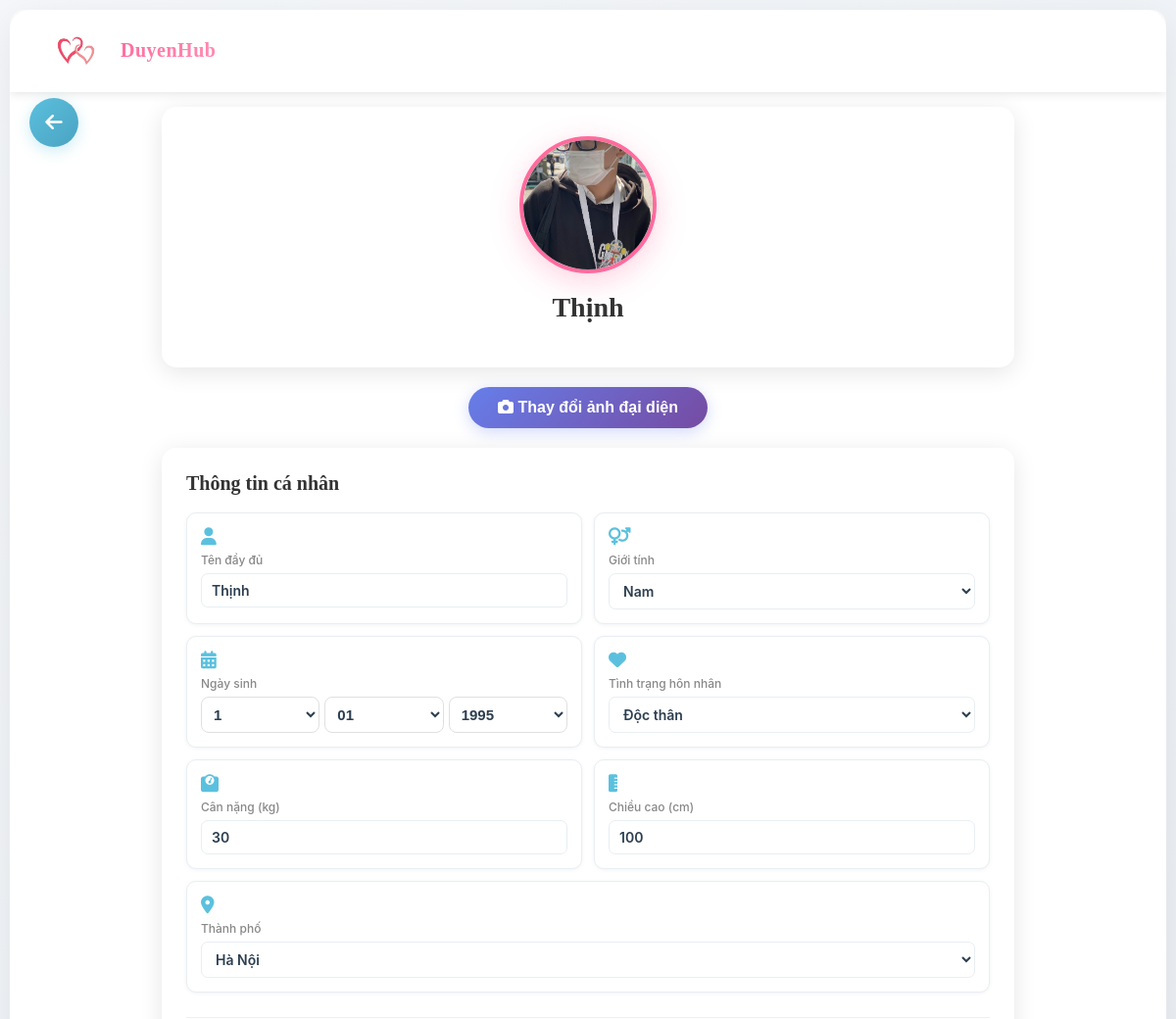
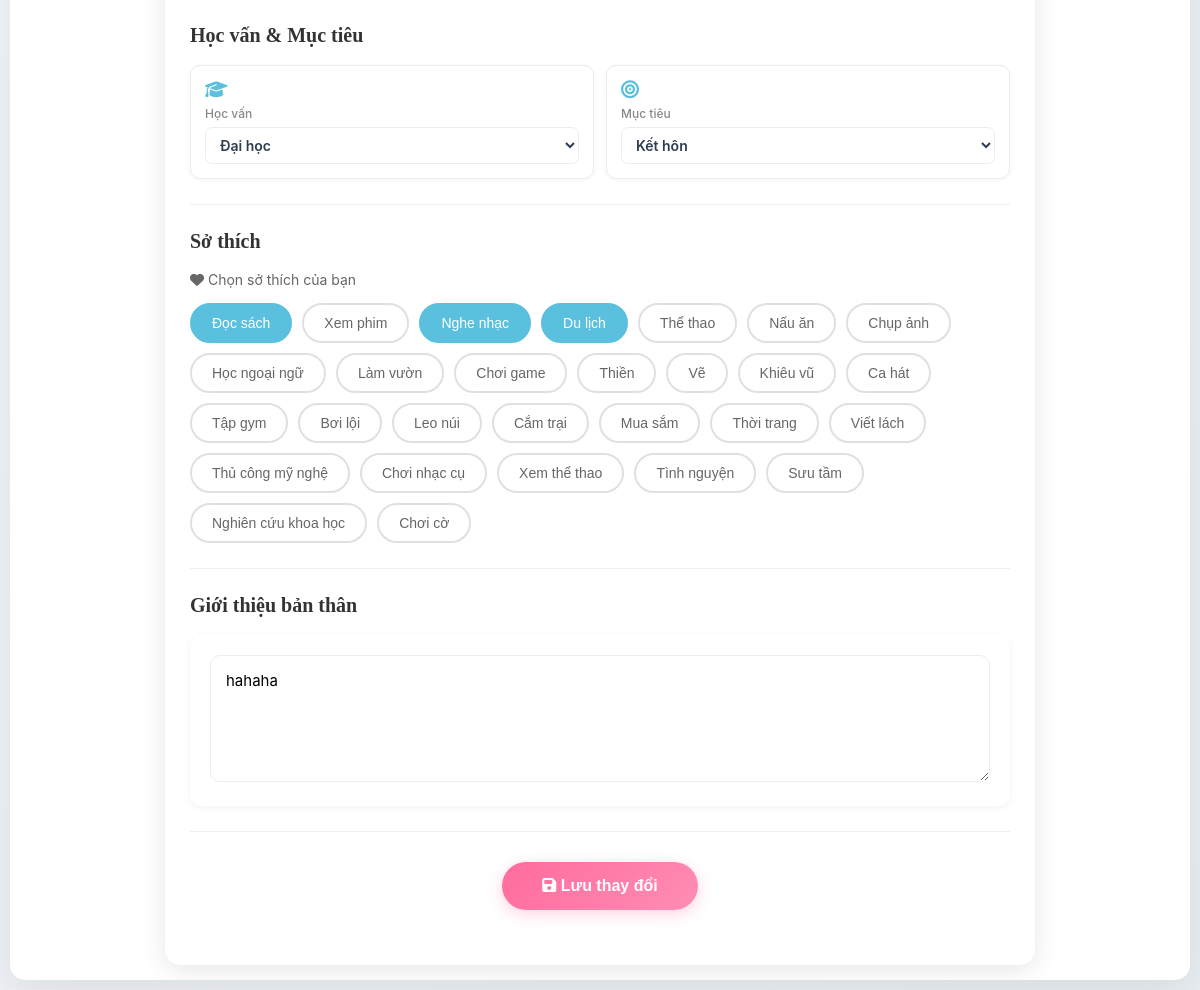
Page /views/hoso/chinhsua.php (signed in) on the committed database (2 pictures, top to bottom).
### tables this page shows
CREATE TABLE `hoso` (
  `maHoSo` int(11) NOT NULL,
  `maNguoiDung` int(11) DEFAULT NULL,
  `ten` varchar(100) DEFAULT NULL,
  `ngaySinh` date DEFAULT NULL,
  `gioiTinh` enum('Nam','Nữ','Khac') DEFAULT NULL,
  `tinhTrangHonNhan` varchar(50) DEFAULT NULL,
  `canNang` float DEFAULT NULL,
  `chieuCao` float DEFAULT NULL,
  `mucTieuPhatTrien` text DEFAULT NULL,
  `hocVan` varchar(100) DEFAULT NULL,
  `noiSong` varchar(100) DEFAULT NULL,
  `soThich` text DEFAULT NULL,
  `moTa` text DEFAULT NULL,
  `avt` varchar(255) DEFAULT NULL
);

### models/mProfile.php (called while the page is built, shortened)
<?php
require_once 'mDbconnect.php';
class Profile {
    private $conn;
    public function __construct() {
        $db = clsConnect::getInstance();
        $this->conn = $db->connect();
    }
    public function getProfile($userId) {
        $stmt = $this->conn->prepare("SELECT * FROM HoSo WHERE maNguoiDung = ?");
        $stmt->bind_param("i", $userId);
        $stmt->execute();
        $result = $stmt->get_result();
        return $result->fetch_assoc();
    }
}
?>

### models/mDbconnect.php (called while the page is built, shortened)
<?php
class clsConnect {
    private static $instance = null;
    private static $connection = null;
    public static function getInstance() {
        if (self::$instance === null) {
            self::$instance = new self();
        }
        return self::$instance;
    }
    public function connect() {
        if (self::$connection === null || !self::$connection->ping()) {
            $host = "localhost";
            $user = "root";
            $pass = "";
            $db = "webhenho";
            self::$connection = new mysqli($host, $user, $pass, $db);
            self::$connection->set_charset("utf8mb4");
        }
        return self::$connection;
    }
    public static function closeConnection() {
        if (self::$connection !== null) {
            self::$connection = null;
        }
    }
}
?>

### models/mSession.php (called while the page is built, shortened)
<?php
class Session {
    public static function getUserId() {
        return isset($_SESSION['user_id']) ? $_SESSION['user_id'] : null;
    }
}
?>

### views/hoso/chinhsua.php (the view, shortened to what this page needs)
<?php
require_once '../../models/mSession.php';
require_once '../../models/mProfile.php';
$currentUserId = Session::getUserId();
$profileModel = new Profile();
$profile = $profileModel->getProfile($currentUserId);
$birthDate = explode('-', $profile['ngaySinh']);
$birthYear = $birthDate[0];
$birthMonth = $birthDate[1];
$birthDay = $birthDate[2];
$interests = !empty($profile['soThich']) ? explode(', ', $profile['soThich']) : [];
$avatarSrc = !empty($profile['avt']) ? '../../' . htmlspecialchars($profile['avt']) : 'https://i.pravatar.cc/300';
?>
<!DOCTYPE html>
<html lang="vi">
<head>
    <link rel="stylesheet" href="../../public/css/profile.css">
    <link rel="stylesheet" href="https://cdnjs.cloudflare.com/ajax/libs/font-awesome/6.4.0/css/all.min.css">
</head>
<body>
    <div class="page-wrapper">
        <header class="profile-header">
            <a href="../trangchu/index.php" class="logo">
                <img src="../../public/img/logo.jpg" alt="DuyenHub">
                <span class="logo-text">DuyenHub</span>
            </a>
        </header>
        <div class="back-button-container">
            <button class="btn-back" onclick="window.location.href='../trangchu/index.php'">
                <i class="fas fa-arrow-left"></i>
            </button>
        </div>
        <div class="profile-content">
            <div class="profile-hero">
                <div class="profile-avatar-section">
                    <img src="<?php echo $avatarSrc; ?>" alt="Avatar" class="profile-avatar" id="avatarImage">
                    <h1 class="profile-name"><?php echo htmlspecialchars($profile['ten']); ?></h1>
                </div>
            </div>
            <form id="profileForm" method="POST" action="../../controller/cProfile_update.php" enctype="multipart/form-data">
                <div style="text-align: center; margin: 20px 0;">
                    <button type="button" class="btn-upload-avatar" onclick="document.getElementById('avatarInput').click()" style="
                        background: linear-gradient(135deg, #667eea 0%, #764ba2 100%);
                        color: white;
                        border: none;
                        padding: 12px 30px;
                        border-radius: 25px;
                        font-size: 16px;
                        font-weight: 600;
                        cursor: pointer;
                        box-shadow: 0 4px 15px rgba(102, 126, 234, 0.3);
                        transition: all 0.3s ease;
                    " onmouseover="this.style.transform='translateY(-2px)'; this.style.boxShadow='0 6px 20px rgba(102, 126, 234, 0.4)'" onmouseout="this.style.transform='translateY(0)'; this.style.boxShadow='0 4px 15px rgba(102, 126, 234, 0.3)'">
                        <i class="fas fa-camera"></i>
                        Thay đổi ảnh đại diện
                    </button>
                </div>
                <div class="profile-details">
                    <section class="detail-section">
                        <h2 class="section-title">Thông tin cá nhân</h2>
                        <div class="info-list">
                            <div class="info-item">
                                <i class="fas fa-user"></i>
                                <label class="info-label">Tên đầy đủ</label>
                                <input type="text" name="fullName" class="info-value" value="<?php echo htmlspecialchars($profile['ten']); ?>" required>
                            </div>
                            <div class="info-item">
                                <i class="fas fa-venus-mars"></i>
                                <label class="info-label">Giới tính</label>
                                <select name="gender" class="info-value" required>
                                    <option value="Nam" <?php echo $profile['gioiTinh'] == 'Nam' ? 'selected' : ''; ?>>Nam</option>
                                </select>
                            </div>
                            <div class="info-item">
                                <i class="fas fa-calendar-alt"></i>
                                <label class="info-label">Ngày sinh</label>
                                <div style="display: flex; gap: 5px;">
                                    <select name="day" style="flex: 1; padding: 8px; border: 1px solid #e0e0e0; border-radius: 8px; background: white; font-size: 15px; font-weight: 600; color: #2c3e50;" required>
                                        <?php for($i = 1; $i <= 31; $i++): ?>
                                            <option value="<?= str_pad($i, 2, '0', STR_PAD_LEFT) ?>" <?php echo $birthDay == str_pad($i, 2, '0', STR_PAD_LEFT) ? 'selected' : ''; ?>><?= $i ?></option>
                                        <?php endfor; ?>
                                    </select>
                                    <select name="month" style="flex: 1; padding: 8px; border: 1px solid #e0e0e0; border-radius: 8px; background: white; font-size: 15px; font-weight: 600; color: #2c3e50;" required>
                                        <?php for($i = 1; $i <= 12; $i++): ?>
                                            <option value="<?= str_pad($i, 2, '0', STR_PAD_LEFT) ?>" <?php echo $birthMonth == str_pad($i, 2, '0', STR_PAD_LEFT) ? 'selected' : ''; ?>><?= str_pad($i, 2, '0', STR_PAD_LEFT) ?></option>
                                        <?php endfor; ?>
                                    </select>
                                    <select name="year" style="flex: 1; padding: 8px; border: 1px solid #e0e0e0; border-radius: 8px; background: white; font-size: 15px; font-weight: 600; color: #2c3e50;" required>
                                        <?php for($i = date('Y') - 18; $i >= 1950; $i--): ?>
                                            <option value="<?= $i ?>" <?php echo $birthYear == $i ? 'selected' : ''; ?>><?= $i ?></option>
                                        <?php endfor; ?>
                                    </select>
                                </div>
                            </div>
                            <div class="info-item">
                                <i class="fas fa-heart"></i>
                                <label class="info-label">Tình trạng hôn nhân</label>
                                <select name="maritalStatus" class="info-value" required>
                                    <option value="Độc thân" <?php echo $profile['tinhTrangHonNhan'] == 'Độc thân' ? 'selected' : ''; ?>>Độc thân</option>
                                </select>
                            </div>
                            <div class="info-item">
                                <i class="fas fa-weight"></i>
                                <label class="info-label">Cân nặng (kg)</label>
                                <input type="number" name="weight" class="info-value" min="30" max="200" value="<?php echo isset($profile['canNang']) ? $profile['canNang'] : ''; ?>">
                            </div>
                            <div class="info-item">
                                <i class="fas fa-ruler-vertical"></i>
                                <label class="info-label">Chiều cao (cm)</label>
                                <input type="number" name="height" class="info-value" min="100" max="250" value="<?php echo isset($profile['chieuCao']) ? $profile['chieuCao'] : ''; ?>">
                            </div>
                            <div class="info-item" style="grid-column: 1 / -1;">
                                <i class="fas fa-map-marker-alt"></i>
                                <label class="info-label">Thành phố</label>
                                <select name="location" class="info-value" required>
                                    <?php
                                    $cities = ["An Giang", "Bà Rịa - Vũng Tàu", "Bắc Giang", "Bắc Kạn", "Bạc Liêu", "Bắc Ninh", "Bến Tre", "Bình Định", "Bình Dương", "Bình Phước", "Bình Thuận", "Cà Mau", "Cần Thơ", "Cao Bằng", "Đà Nẵng", "Đắk Lắk", "Đắk Nông", "Điện Biên", "Đồng Nai", "Đồng Tháp", "Gia Lai", "Hà Giang", "Hà Nam", "Hà Nội", "Hà Tĩnh", "Hải Dương", "Hải Phòng", "Hậu Giang", "Hòa Bình", "Hưng Yên", "Khánh Hòa", "Kiên Giang", "Kon Tum", "Lai Châu", "Lâm Đồng", "Lạng Sơn", "Lào Cai", "Long An", "Nam Định", "Nghệ An", "Ninh Bình", "Ninh Thuận", "Phú Thọ", "Phú Yên", "Quảng Bình", "Quảng Nam", "Quảng Ngãi", "Quảng Ninh", "Quảng Trị", "Sóc Trăng", "Sơn La", "Tây Ninh", "Thái Bình", "Thái Nguyên", "Thanh Hóa", "Thừa Thiên Huế", "Tiền Giang", "TP Hồ Chí Minh", "Trà Vinh", "Tuyên Quang", "Vĩnh Long", "Vĩnh Phúc", "Yên Bái"];
                                    foreach ($cities as $city):
                                    ?>
                                        <option value="<?php echo $city; ?>" <?php echo $profile['noiSong'] == $city ? 'selected' : ''; ?>><?php echo $city; ?></option>
                                    <?php endforeach; ?>
                                </select>
                            </div>
                        </div>
                    </section>
                    <section class="detail-section">
                        <h2 class="section-title">Học vấn & Mục tiêu</h2>
                        <div class="info-list">
                            <div class="info-item">
                                <i class="fas fa-graduation-cap"></i>
                                <label class="info-label">Học vấn</label>
                                <select name="education" class="info-value" required>
                                    <option value="Đại học" <?php echo $profile['hocVan'] == 'Đại học' ? 'selected' : ''; ?>>Đại học</option>
                                </select>
                            </div>
                            <div class="info-item">
                                <i class="fas fa-bullseye"></i>
                                <label class="info-label">Mục tiêu</label>
                                <select name="goal" class="info-value" required>
                                    <option value="Kết hôn" <?php echo $profile['mucTieuPhatTrien'] == 'Kết hôn' ? 'selected' : ''; ?>>Kết hôn</option>
                                </select>
                            </div>
                        </div>
                    </section>
                    <section class="detail-section">
                        <h2 class="section-title">Sở thích</h2>
                        <p style="color: #666; font-size: 14px; margin-bottom: 15px;"><i class="fas fa-heart"></i> Chọn sở thích của bạn</p>
                        <div style="display: flex; flex-wrap: wrap; gap: 10px;">
                            <?php
                            $allInterests = [
                                "Đọc sách", "Xem phim", "Nghe nhạc", "Du lịch", "Thể thao", "Nấu ăn",
                                "Chụp ảnh", "Học ngoại ngữ", "Làm vườn", "Chơi game", "Thiền", "Vẽ",
                                "Khiêu vũ", "Ca hát", "Tập gym", "Bơi lội", "Leo núi", "Cắm trại",
                                "Mua sắm", "Thời trang", "Viết lách", "Thủ công mỹ nghệ", "Chơi nhạc cụ",
                                "Xem thể thao", "Tình nguyện", "Sưu tầm", "Nghiên cứu khoa học", "Chơi cờ"
                            ];
                            foreach ($allInterests as $interest):
                                $isSelected = in_array($interest, $interests);
                            ?>
                                <button type="button" class="interest-tag <?php echo $isSelected ? 'active' : ''; ?>"
                                      data-interest="<?php echo $interest; ?>"
                                      onclick="toggleInterest(this)">
                                    <?php echo $interest; ?>
                                </button>
                            <?php endforeach; ?>
                        </div>
                    </section>
                    <section class="detail-section">
                        <h2 class="section-title">Giới thiệu bản thân</h2>
                        <div style="background: white; padding: 20px; border-radius: 12px; box-shadow: 0 2px 8px rgba(0,0,0,0.05);">
                            <textarea name="bio" rows="5" style="
                                width: 100%;
                                padding: 15px;
                                border: 1px solid #e8eef3;
                                border-radius: 10px;
                                font-size: 15px;
                                font-family: inherit;
                                resize: vertical;
                                transition: all 0.3s ease;
                            " placeholder="Viết vài dòng về bản thân bạn..."
                            onfocus="this.style.borderColor='#5BC0DE'; this.style.boxShadow='0 0 0 3px rgba(91, 192, 222, 0.1)'"
                            onblur="this.style.borderColor='#e8eef3'; this.style.boxShadow='none'"><?php echo isset($profile['moTa']) ? htmlspecialchars($profile['moTa']) : ''; ?></textarea>
                        </div>
                    </section>
                    <div style="text-align: center; margin: 30px 0; display: flex; gap: 15px; justify-content: center;">
                        <button type="submit" style="
                            background: linear-gradient(135deg, #FF6B9D 0%, #FF8DB4 100%);
                            color: white;
                            border: none;
                            padding: 15px 40px;
                            border-radius: 25px;
                            font-size: 16px;
                            font-weight: 600;
                            cursor: pointer;
                            box-shadow: 0 4px 15px rgba(255, 107, 157, 0.3);
                            transition: all 0.3s ease;
                        " onmouseover="this.style.transform='translateY(-2px)'; this.style.boxShadow='0 6px 20px rgba(255, 107, 157, 0.4)'"
                           onmouseout="this.style.transform='translateY(0)'; this.style.boxShadow='0 4px 15px rgba(255, 107, 157, 0.3)'">
                            <i class="fas fa-save"></i>
                            Lưu thay đổi
                        </button>
                    </div>
                </div>
            </form>
        </div>
    </div>
</body>
</html>

### rows in the picture
hoso: avt (picture), ten "Thịnh", fullName "Thịnh", gender "Nam", day "1", month "01", year "1995", maritalStatus "Độc thân", weight "30", height "100", location "Hà Nội", education "Đại học", goal "Kết hôn", bio "hahaha"

### other values in the picture
$interest "Đọc sách"
$interest "Xem phim"
$interest "Nghe nhạc"
$interest "Du lịch"
$interest "Thể thao"
$interest "Nấu ăn"
$interest "Chụp ảnh"
$interest "Học ngoại ngữ"
$interest "Làm vườn"
$interest "Chơi game"
$interest "Thiền"
$interest "Vẽ"
$interest "Khiêu vũ"
$interest "Ca hát"
$interest "Tập gym"
